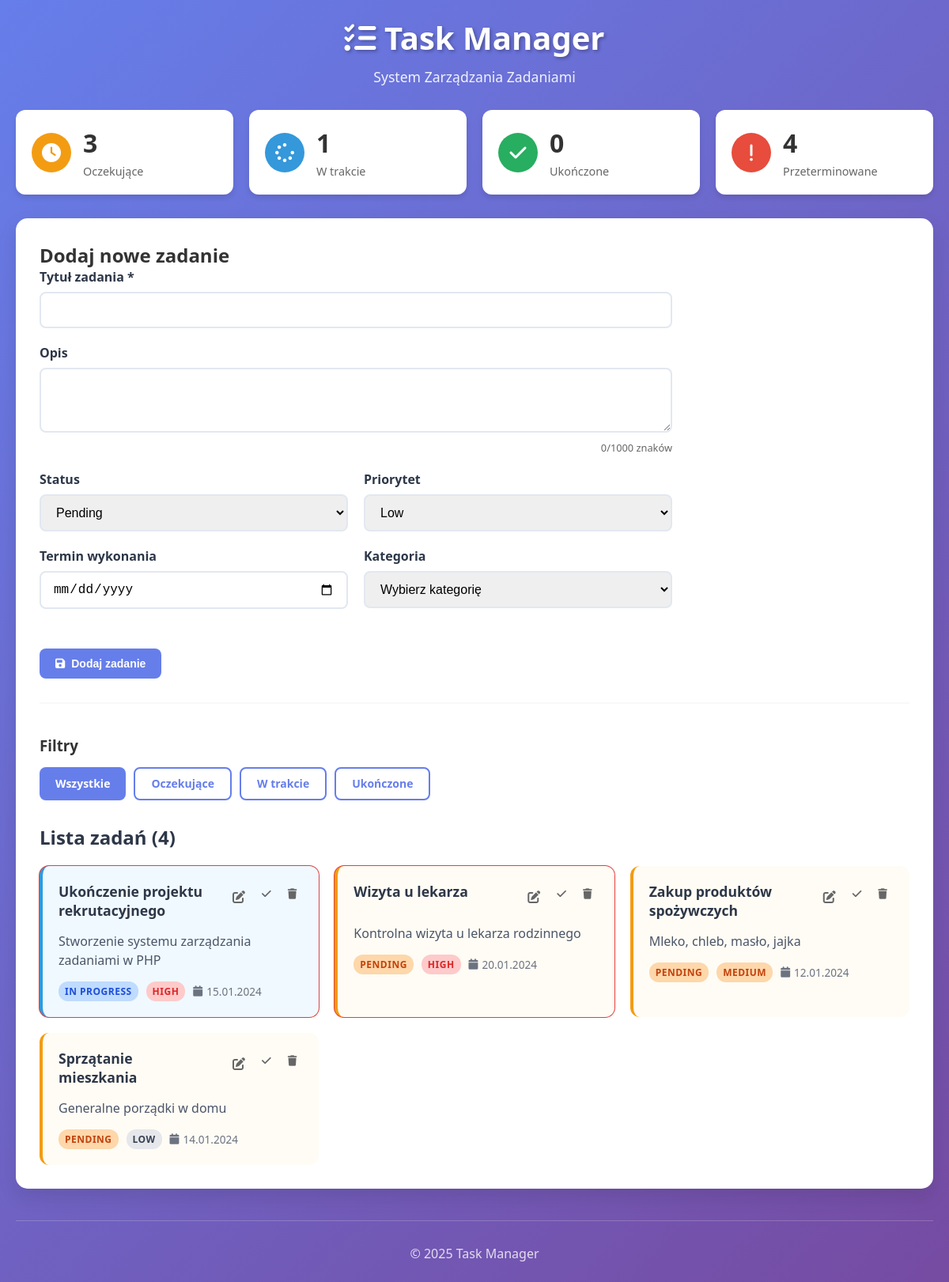
The page / on the database its author committed.
### tables this page shows
CREATE TABLE IF NOT EXISTS tasks (
    id INT PRIMARY KEY AUTO_INCREMENT,
    title VARCHAR(255) NOT NULL,
    description TEXT,
    status ENUM('pending', 'in_progress', 'completed') DEFAULT 'pending',
    priority ENUM('low', 'medium', 'high') DEFAULT 'medium',
    due_date DATE,
    created_at TIMESTAMP DEFAULT CURRENT_TIMESTAMP,
    updated_at TIMESTAMP DEFAULT CURRENT_TIMESTAMP ON UPDATE CURRENT_TIMESTAMP
);

### public/index.php (the view, shortened to what the rows shown need)
<?php
spl_autoload_register(function ($class) {
    $prefix = 'TaskManager\\';
    $baseDir = __DIR__ . '/../src/';
    $len = strlen($prefix);
    $relativeClass = substr($class, $len);
    $file = $baseDir . str_replace('\\', '/', $relativeClass) . '.php';
});
$controller = new TaskController();
try {
    $statusFilter = $_GET['status'] ?? null;
    $tasks = $controller->index($statusFilter);
    $editTask = null;
} catch (Exception $e) {
    $error = $e->getMessage();
    $tasks = [];
    $categories = [];
    $statistics = [];
}
?>
<!DOCTYPE html>
<html lang="pl">
<head>
    <link rel="stylesheet" href="css/style.css">
    <link href="https://cdnjs.cloudflare.com/ajax/libs/font-awesome/6.0.0/css/all.min.css" rel="stylesheet">
</head>
<body>
    <div class="container">
        <header class="header">
            <h1><i class="fas fa-tasks"></i> Task Manager</h1>
        </header>
        <div class="main-content">
            <div class="form-section">
                <h2><?php echo $editTask ? 'Edytuj zadanie' : 'Dodaj nowe zadanie'; ?></h2>
            </div>
            <div class="tasks-section">
                <h2>Lista zadań (<?php echo count($tasks); ?>)</h2>
                <?php if (empty($tasks)): ?>
                    <div class="empty-state">
                        <i class="fas fa-inbox fa-3x"></i>
                        <h3>Brak zadań</h3>
                        <p>Dodaj pierwsze zadanie używając formularza powyżej.</p>
                    </div>
                <?php else: ?>
                    <div class="tasks-grid">
                        <?php foreach ($tasks as $task): ?>
                            <div class="task-card <?php echo $task->getStatus(); ?> priority-<?php echo $task->getPriority(); ?>">
                                <div class="task-header">
                                    <h3><?php echo htmlspecialchars($task->getTitle()); ?></h3>
                                    <div class="task-actions">
                                        <a href="?edit=<?php echo $task->getId(); ?>" class="btn-icon" title="Edytuj">
                                            <i class="fas fa-edit"></i>
                                        </a>
                                        <?php if ($task->getStatus() !== 'completed'): ?>
                                            <form method="POST" style="display: inline;">
                                                <button type="submit" class="btn-icon" title="Oznacz jako wykonane">
                                                    <i class="fas fa-check"></i>
                                                </button>
                                            </form>
                                        <?php endif; ?>
                                        <form method="POST" style="display: inline;" onsubmit="return confirm('Czy na pewno chcesz usunąć to zadanie?')">
                                            <button type="submit" class="btn-icon btn-danger" title="Usuń">
                                                <i class="fas fa-trash"></i>
                                            </button>
                                        </form>
                                    </div>
                                </div>
                                <?php if ($task->getDescription()): ?>
                                    <p class="task-description"><?php echo htmlspecialchars($task->getDescription()); ?></p>
                                <?php endif; ?>
                                <div class="task-meta">
                                    <span class="status-badge status-<?php echo $task->getStatus(); ?>">
                                        <?php echo ucfirst(str_replace('_', ' ', $task->getStatus())); ?>
                                    </span>
                                    <span class="priority-badge priority-<?php echo $task->getPriority(); ?>">
                                        <?php echo ucfirst($task->getPriority()); ?>
                                    </span>
                                    <?php if ($task->getDueDate()): ?>
                                        <span class="due-date">
                                            <i class="fas fa-calendar"></i>
                                            <?php echo $task->getDueDate()->format('d.m.Y'); ?>
                                        </span>
                                    <?php endif; ?>
                                </div>
                            </div>
                        <?php endforeach; ?>
                    </div>
                <?php endif; ?>
            </div>
        </div>
    </div>
</body>
</html>

### rows shown on the page
tasks: title "Ukończenie projektu rekrutacyjnego", description "Stworzenie systemu zarządzania zadaniami w PHP", status "IN PROGRESS", priority "HIGH", due_date "15.01.2024"
tasks: title "Wizyta u lekarza", description "Kontrolna wizyta u lekarza rodzinnego", status "PENDING", priority "HIGH", due_date "20.01.2024"
tasks: title "Zakup produktów spożywczych", description "Mleko, chleb, masło, jajka", status "PENDING", priority "MEDIUM", due_date "12.01.2024"
tasks: title "Sprzątanie mieszkania", description "Generalne porządki w domu", status "PENDING", priority "LOW", due_date "14.01.2024"

### other values the page prints
$statistics['by_status']['pending'] "3"
$statistics['by_status']['in_progress'] "1"
$statistics['by_status']['completed'] "0"
$statistics['overdue'] "4"
count($tasks) "4"
form field status "Pending"
form field priority "Low"
